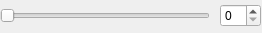
<?xml version="1.0" encoding="UTF-8"?>
<ui version="4.0">
 <class>ComboWidget</class>
 <widget class="QWidget" name="ComboWidget">
  <property name="geometry">
   <rect>
    <x>0</x>
    <y>0</y>
    <width>262</width>
    <height>33</height>
   </rect>
  </property>
  <property name="windowTitle">
   <string>Form</string>
  </property>
  <widget class="QWidget" name="horizontalLayoutWidget">
   <property name="geometry">
    <rect>
     <x>0</x>
     <y>0</y>
     <width>261</width>
     <height>31</height>
    </rect>
   </property>
   <layout class="QHBoxLayout" name="horizontalLayout">
    <property name="spacing">
     <number>10</number>
    </property>
    <item>
     <widget class="QSlider" name="qtHorizontalSlider">
      <property name="orientation">
       <enum>Qt::Horizontal</enum>
      </property>
     </widget>
    </item>
    <item>
     <widget class="QSpinBox" name="qtSpinBox"/>
    </item>
   </layout>
  </widget>
 </widget>
 <resources/>
 <connections/>
</ui>
